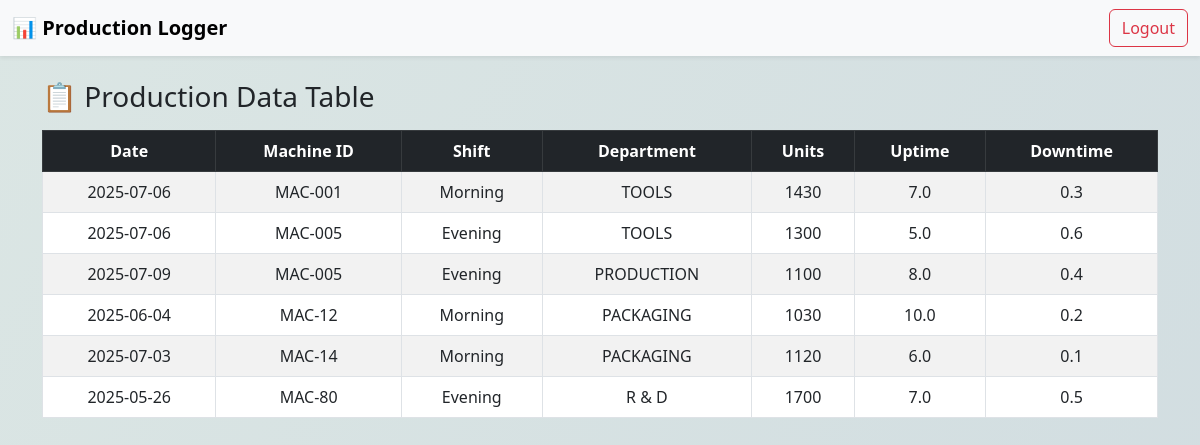
Before: /data (signed in) with the older database file.
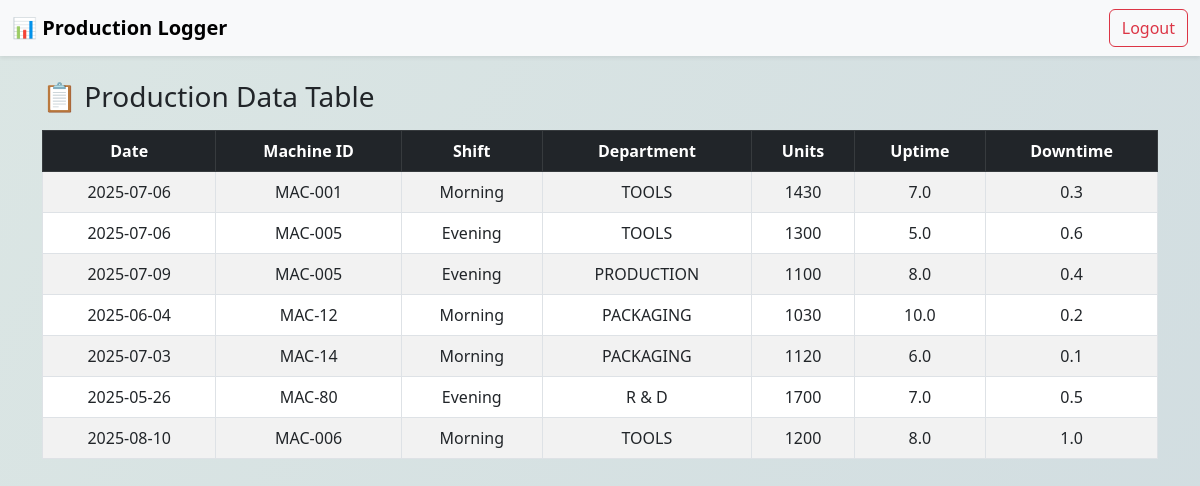
After: the same page with the newer database file.
### models.py (models this page shows)
class Production(db.Model):
    id = db.Column(db.Integer, primary_key=True)
    date = db.Column(db.String(10), nullable=False)
    machine_id = db.Column(db.String(20), nullable=False)
    shift = db.Column(db.String(10), nullable=False)
    department = db.Column(db.String(50), nullable=False)
    units = db.Column(db.Integer, nullable=False)
    uptime_hrs = db.Column(db.Float, nullable=False)
    downtime = db.Column(db.Float, nullable=False)

### app.py (the view)
@app.route("/data")
def data_table():
    if 'user' not in session:
        return redirect(url_for('login'))
    entries = Production.query.all()
    return render_template('data_table.html', entries=entries)

### app.py (called while the page is built)
@app.before_request
def before_request_func():
    if not hasattr(app, 'db_created'):
        db.create_all()
        app.db_created = True

### templates/data_table.html
{% extends 'base.html' %}
{% block content %}
<h3 class="mb-3">📋 Production Data Table</h3>
<table class="table table-striped table-hover table-bordered text-center">
  <thead class="table-dark">
    <tr>
      <th>Date</th>
      <th>Machine ID</th>
      <th>Shift</th>
      <th>Department</th>
      <th>Units</th>
      <th>Uptime</th>
      <th>Downtime</th>
    </tr>
  </thead>
  <tbody>
    {% for row in entries %}
    <tr>
      <td>{{ row.date }}</td>
      <td>{{ row.machine_id }}</td>
      <td>{{ row.shift }}</td>
      <td>{{ row.department }}</td>
      <td>{{ row.units }}</td>
      <td>{{ row.uptime_hrs }}</td>
      <td>{{ row.downtime }}</td>
    </tr>
    {% endfor %}
  </tbody>
</table>
{% endblock %}

### templates/base.html (shortened to what this page needs)
<!DOCTYPE html>
<html>
<head>
  <link rel="stylesheet" href="https://cdn.jsdelivr.net/npm/bootstrap@5.3.0/dist/css/bootstrap.min.css">
  <link rel="stylesheet" href="https://cdnjs.cloudflare.com/ajax/libs/animate.css/4.1.1/animate.min.css"/>
  <link rel="stylesheet" href="{{ url_for('static', filename='styles.css') }}">
</head>
<body>
  <nav class="navbar navbar-expand-lg navbar-light bg-light shadow-sm">
    <div class="container-fluid">
      <a class="navbar-brand fw-bold" href="{{ url_for('dashboard') }}">📊 Production Logger</a>
      <div class="d-flex">
        {% if session.get('user') %}
          <a class="btn btn-outline-danger" href="{{ url_for('logout') }}">Logout</a>
        {% else %}
          <a class="btn btn-outline-primary me-2" href="{{ url_for('login') }}">Login</a>
        {% endif %}
      </div>
    </div>
  </nav>
  <div class="container my-4">
    {% block content %}{% endblock %}
  </div>
</body>
</html>

### static/styles.css (style rules this page uses)
body { min-height: 100vh; background: linear-gradient(120deg,#dbe6e4 0%, #b3c0d6 100%); background-size: 400% 400%; animation: bgmove 12s ease-in-out infinite; }

Changed rows visible on the page:
added Production: date "2025-08-10", machine_id "MAC-006", shift "Morning", department "TOOLS", units "1200", uptime_hrs "8.0", downtime "1.0"
